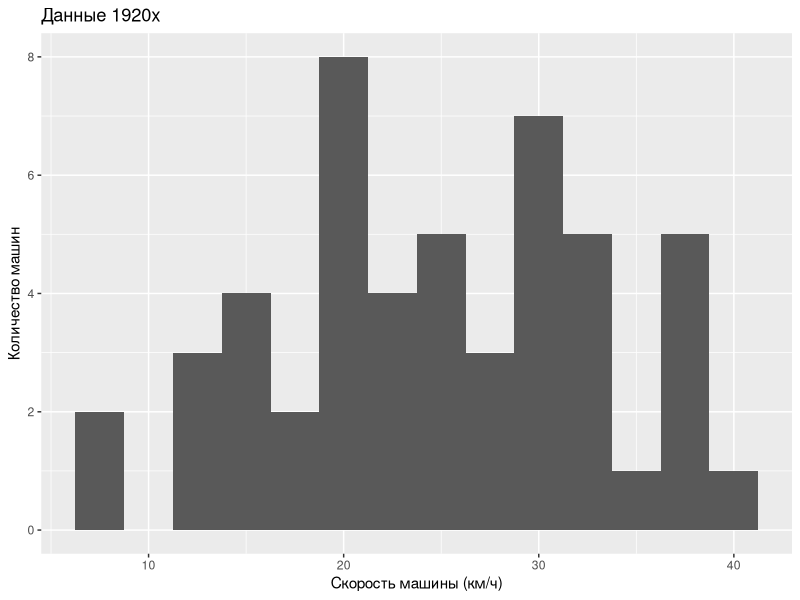
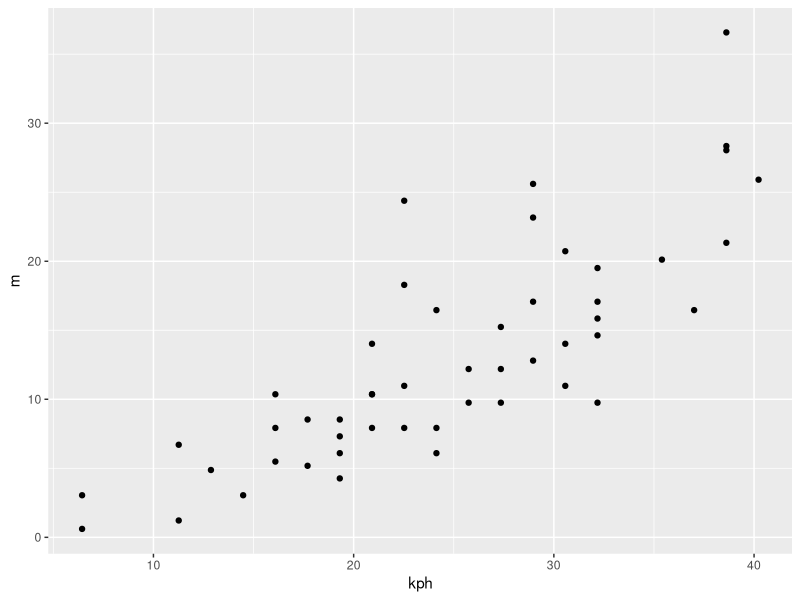
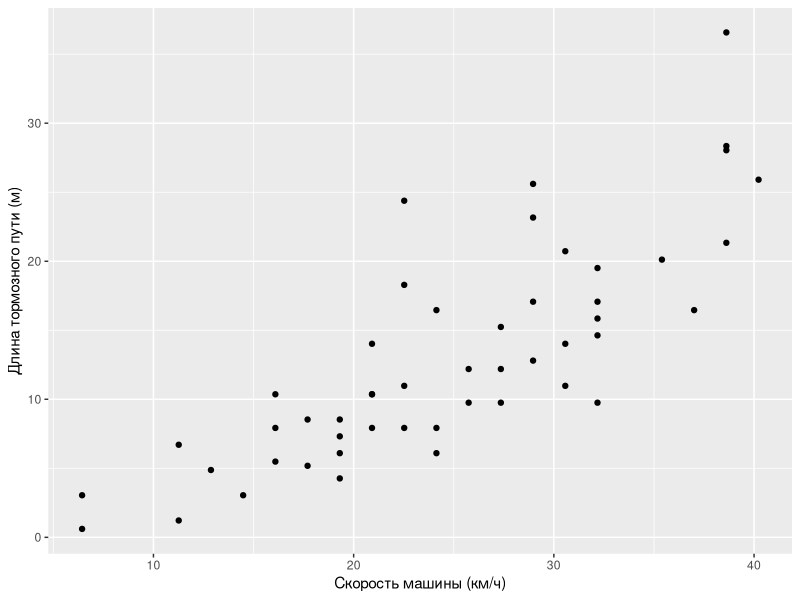
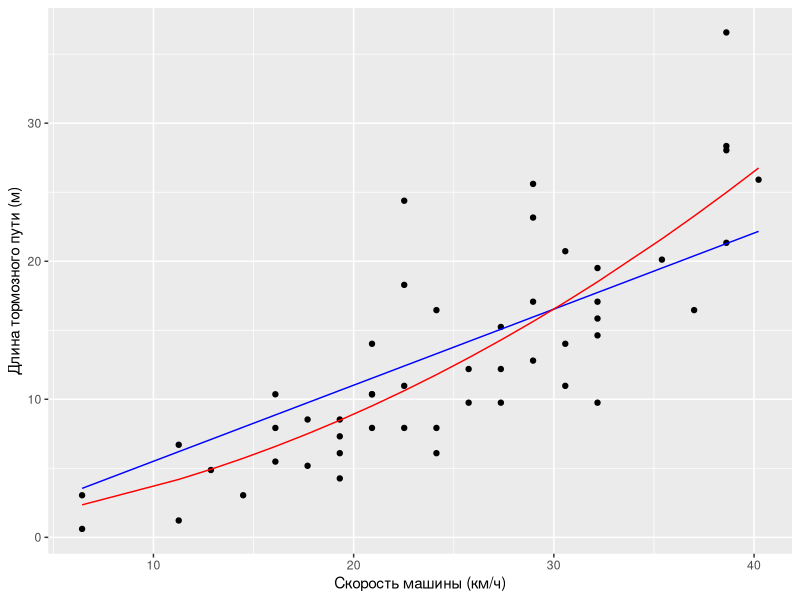
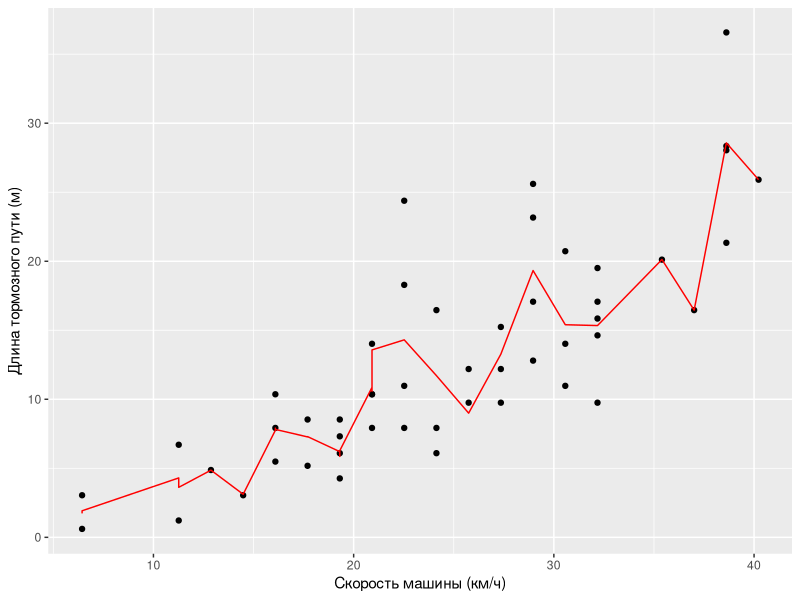

The R script that drew these images, in order:
head(cars)
tail(cars)
help("cars")
cars$kph <- 1.609 * cars$speed
cars$m <- 0.3048 * cars$dist
head(cars)
mean(cars$kph)
max(cars$kph)
min(cars$kph)
median(cars$kph)
summary(cars$kph)
sort(cars$kph)
# ggggg

require("ggplot2")

qplot(data=cars,kph,binwidth=2.5,
      xlab="Скорость машины (км/ч)",
      ylab="Количество машин",
      main="Данные 1920х")

qplot(data=cars,kph,m)
qplot(data=cars,kph,m,
  xlab="Скорость машины (км/ч)",
  ylab="Длина тормозного пути (м)")

head(cars)


cars$sqrt <- sqrt(cars$kph)
cars$kph2 <- cars$kph^2

m2 <- lm(data=cars,m~kph)
summary(m2)

m3 <- lm(data=cars,m~sqrt)
summary(m3)

m4 <- lm(data=cars,m~kph+kph2)
summary(m4)

m1 <- lm(data=cars,m~0+kph)
summary(m1)

str(cars)
head(cars)

cars$pr1 <- predict(m1)
cars$pr2 <- predict(m2)
cars$pr3 <- predict(m3)
cars$pr4 <- predict(m4)

cars[2,1]
str(cars)
cars[10,]
2:7
cars[2:7,1:4]
cars[c(1,5,7),c(3,4,9,10)]

qplot(data=cars,x=kph,y=m,
      xlab="Скорость машины (км/ч)",
      ylab="Длина тормозного пути (м)") +
  geom_line(aes(y=pr1),colour="blue") +
  geom_line(aes(y=pr4),colour="red") 
  
deviance(m1)
deviance(m2)
deviance(m3)
deviance(m4)

cars$kph3 <- cars$kph^3
cars$kph4 <- cars$kph^4
cars$kph5 <- cars$kph^5
cars$kph6 <- cars$kph^6

m6 <- lm(data=cars,m~poly(kph,18))
deviance(m6)
cars$pr6 <- predict(m6)

qplot(data=cars,x=kph,y=m,
      xlab="Скорость машины (км/ч)",
      ylab="Длина тормозного пути (м)") +
  geom_line(aes(y=pr6),colour="red") 

new <- data.frame(kph = c(60,120))
new$kph2 <- new$kph^2
predict(m4,newdata = new)
predict(m6,newdata = new)

cars[51,] <- NA
tail(cars)
cars$kph[51] <- 60

require("plyr")
big <- rbind.fill(cars,new)
tail(big)

